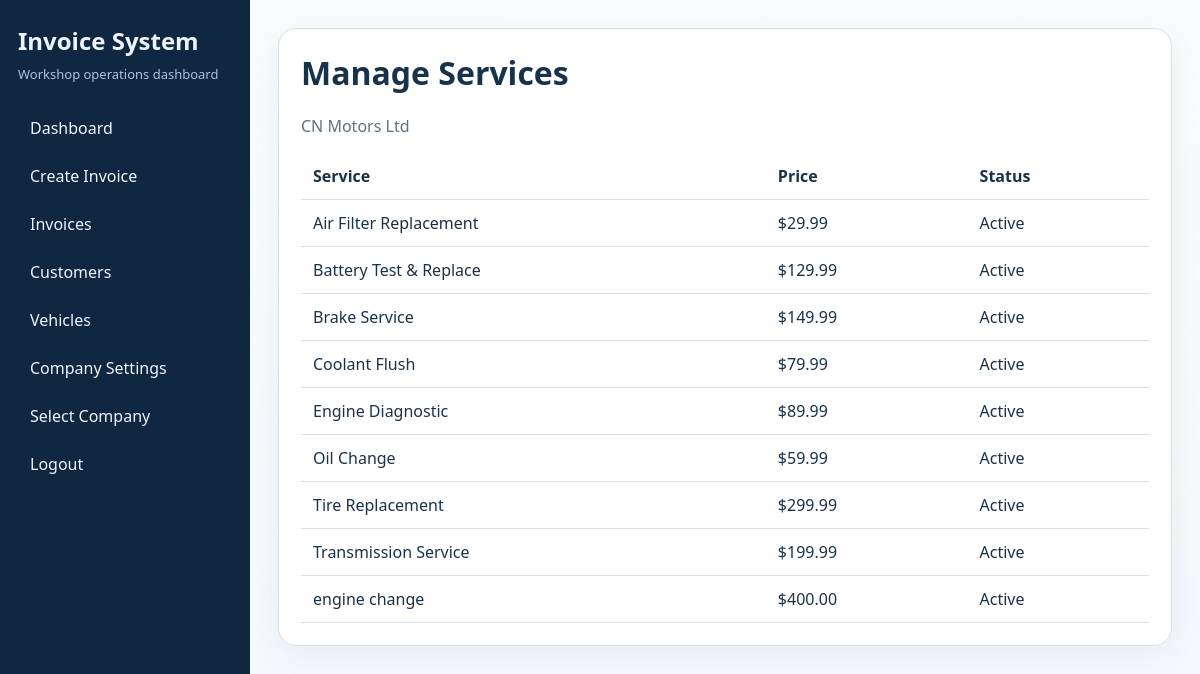
/manage_services/cn_motors (signed in), run on the app's committed database.
### app.py (models this page shows)
class ServiceTemplate(db.Model):
    id = db.Column(db.Integer, primary_key=True)
    company_type = db.Column(db.String(50), nullable=False)  # 'cn_motors', 'cn_collision', 'generic'
    service_name = db.Column(db.String(100), nullable=False)
    price = db.Column(db.Float, nullable=False)
    is_active = db.Column(db.Boolean, default=True)
    created_at = db.Column(db.DateTime, default=datetime.utcnow)
    updated_at = db.Column(db.DateTime, default=datetime.utcnow, onupdate=datetime.utcnow)

### app.py (the view)
@app.route('/manage_services/<company_type>')
def manage_services(company_type):
    if not session.get('logged_in'):
        return redirect(url_for('login'))
    if company_type not in ['cn_motors', 'cn_collision', 'generic']:
        flash('Invalid company type', 'error')
        return redirect(url_for('dashboard'))
    services = ServiceTemplate.query.filter_by(company_type=company_type).order_by(ServiceTemplate.service_name).all()
    company_names = {
        'cn_motors': 'CN Motors Ltd',
        'cn_collision': 'CN Auto Collision',
        'generic': 'Generic Invoice System'
    }
    return render_template('manage_services.html',
                         services=services,
                         company_type=company_type,
                         company_name=company_names.get(company_type, 'Unknown'))

### templates/manage_services.html (shortened to what this page needs)
{% extends "base.html" %}
{% block content %}
<div class="hero">
    <h1>Manage Services</h1>
    <p class="muted">{{ company_name }}</p>
    <table>
        <thead><tr><th>Service</th><th>Price</th><th>Status</th></tr></thead>
        <tbody>
        {% for service in services %}
            <tr><td>{{ service.service_name }}</td><td>${{ '%.2f'|format(service.price or 0) }}</td><td>{{ 'Active' if service.is_active else 'Inactive' }}</td></tr>
        {% else %}
            <tr><td colspan="3">No services configured yet.</td></tr>
        {% endfor %}
        </tbody>
    </table>
</div>
{% endblock %}

### templates/base.html (shortened to what this page needs)
<!doctype html>
<html lang="en">
<head>
</head>
<body>
{% if session.get('logged_in') %}
    <div class="shell">
        <aside class="sidebar">
            <div class="brand">Invoice System</div>
            <div class="tagline">Workshop operations dashboard</div>
            <nav class="nav">
                <a href="{{ url_for('dashboard') }}">Dashboard</a>
                <a href="{{ url_for('create_invoice') }}">Create Invoice</a>
                <a href="{{ url_for('invoices') }}">Invoices</a>
                <a href="{{ url_for('customers') }}">Customers</a>
                <a href="{{ url_for('vehicles') }}">Vehicles</a>
                <a href="{{ url_for('company_settings') }}">Company Settings</a>
                <a href="{{ url_for('select_company') }}">Select Company</a>
                <a href="{{ url_for('logout') }}">Logout</a>
            </nav>
        </aside>
        <main class="content">
{% else %}
        <main class="content">
            <div class="auth-shell">
{% endif %}
                {% block content %}{% endblock %}
{% if session.get('logged_in') %}
        </main>
    </div>
{% else %}
            </div>
        </main>
{% endif %}
</body>
</html>

### templates/base.html (style rules this page uses)
:root { --bg: #f4f7fb; --panel: #ffffff; --ink: #17324d; --muted: #5b7288; --accent: #1f6feb; --accent-2: #0c8f6a; --border: #d7e1ea; --danger: #c2410c; }
* { box-sizing: border-box; }
body { margin: 0; font-family: "Segoe UI", Arial, sans-serif; background: linear-gradient(180deg, #f9fbfd 0%, var(--bg) 100%); color: var(--ink); }
a { color: var(--accent); text-decoration: none; }
.shell { display: grid; grid-template-columns: 250px 1fr; min-height: 100vh; }
.sidebar { background: #0f2740; color: #eef4fb; padding: 24px 18px; }
.brand { font-size: 24px; font-weight: 700; margin-bottom: 8px; }
.tagline { font-size: 13px; color: #adc3d8; margin-bottom: 24px; }
.nav a { display: block; color: #eef4fb; padding: 10px 12px; border-radius: 10px; margin-bottom: 6px; }
.content { padding: 28px; }
.hero, .card { background: var(--panel); border: 1px solid var(--border); border-radius: 18px; padding: 22px; box-shadow: 0 8px 30px rgba(18, 61, 91, 0.06); }
.hero { margin-bottom: 20px; }
h1, h2, h3 { margin-top: 0; }
.muted { color: var(--muted); }
table { width: 100%; border-collapse: collapse; }
th, td { padding: 12px; border-bottom: 1px solid var(--border); text-align: left; }

### data on the page
ServiceTemplate: service_name "Air Filter Replacement", price "29.99", is_active "Active"
ServiceTemplate: service_name "Battery Test & Replace", price "129.99", is_active "Active"
ServiceTemplate: service_name "Brake Service", price "149.99", is_active "Active"
ServiceTemplate: service_name "Coolant Flush", price "79.99", is_active "Active"
ServiceTemplate: service_name "Engine Diagnostic", price "89.99", is_active "Active"
ServiceTemplate: service_name "Oil Change", price "59.99", is_active "Active"
ServiceTemplate: service_name "Tire Replacement", price "299.99", is_active "Active"
ServiceTemplate: service_name "Transmission Service", price "199.99", is_active "Active"
ServiceTemplate: service_name "engine change", price "400.00", is_active "Active"

### other printed values
{{ company_name }} "CN Motors Ltd"
